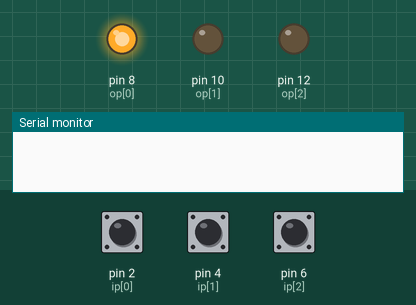
The sketch below on a simulated Arduino Uno, built with avr-gcc and run on an emulated ATmega328P. Shown: output pins drawn as LEDs (lit = HIGH), the last lines printed to the serial monitor. The test bench sets the inputs (shaded band); at power-on: pin 2 (ip[0]) HIGH, pin 4 (ip[1]) HIGH, pin 6 (ip[2]) HIGH.

Above: at 0.5 s.
At 1.5 s:
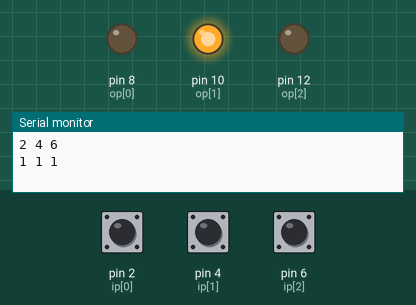
At 5.5 s:
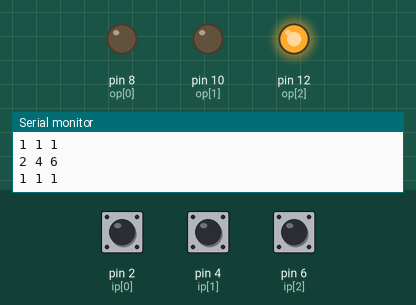
Timing chart, 0 to 6.9 s (numbered marks = the images above):
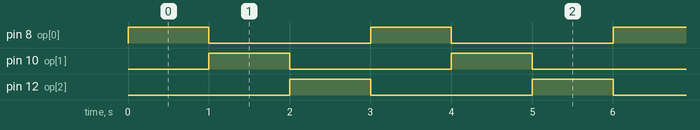

Measured:
- by itself, pin 8 (op[0]), pin 10 (op[1]), pin 12 (op[2]): alternates HIGH for 1.0 s and LOW for 2.0 s
- by itself, everything shown: repeats every 3.0 s, in 6 steps

The sketch:

switchtest.ino
```cpp
int ip[] = {2, 4, 6};
int op[] = {8, 10, 12};
int j = 0;

void setup() {
  // put your setup code here, to run once:
  for(int i=0; i<3; i++){
    pinMode(ip[i], INPUT_PULLUP);
    pinMode(op[i], OUTPUT);
  }
  Serial.begin(9600);
}

void loop() {
  // put your main code here, to run repeatedly:
  if (j >= 3){j = 0;}
  digitalWrite(op[j], HIGH);
  delay(1000);
  for(int i=0; i<3; i++){
    Serial.print(ip[i]);
    Serial.print(" ");}
  Serial.println(" ");
  for(int i=0; i<3; i++){
    Serial.print(digitalRead(ip[i]));
    Serial.print(" ");}
  Serial.println(" ");
  digitalWrite(op[j], LOW);
  j++;
}
```
